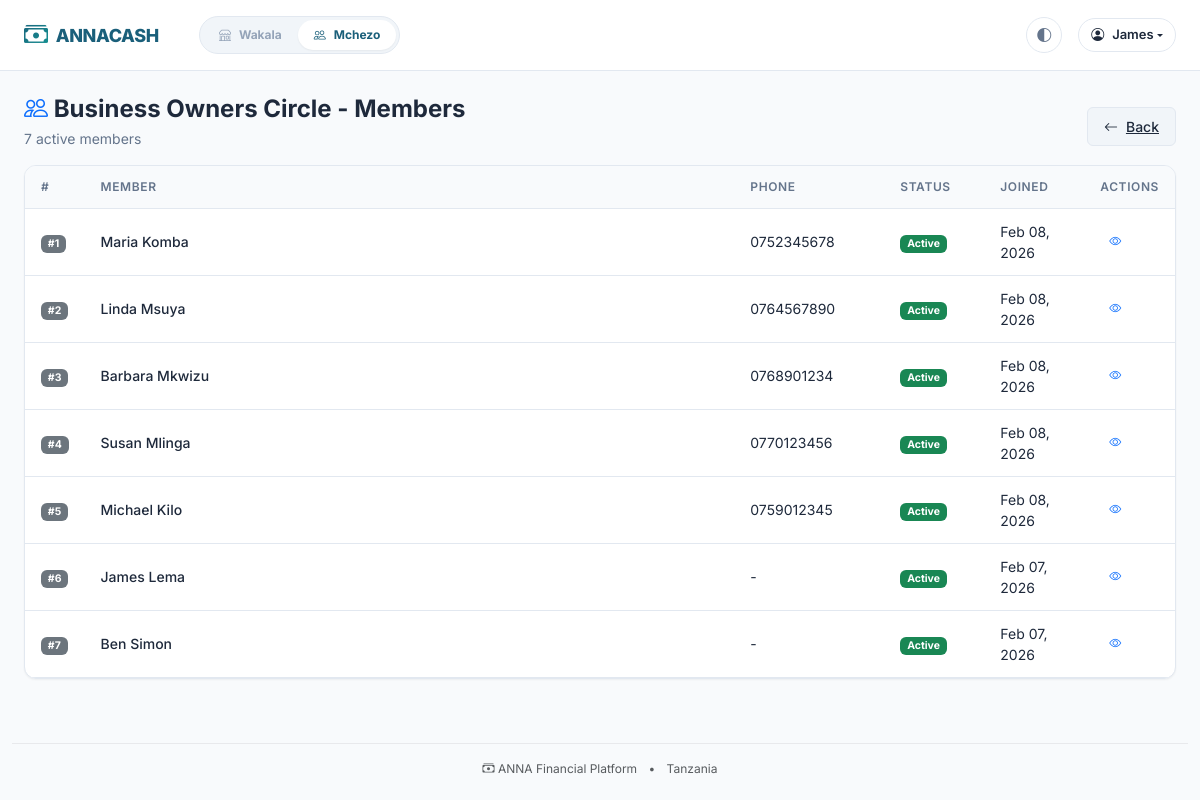
Page /mchezo/9/members/ (signed in) on the committed database.
### accounts/models.py (models this page shows, shortened)
class User(AbstractBaseUser, PermissionsMixin):
    email = models.EmailField(unique=True)
    phone_number = models.CharField(max_length=20, unique=True, blank=True, null=True)
    first_name = models.CharField(max_length=100)
    last_name = models.CharField(max_length=100)
    is_active = models.BooleanField(default=True)
    is_staff = models.BooleanField(default=False)
    is_superuser = models.BooleanField(default=False)
    date_joined = models.DateTimeField(default=timezone.now)
    last_login = models.DateTimeField(blank=True, null=True)
    profile_image = models.ImageField(upload_to="profiles/", blank=True, null=True)
    bio = models.TextField(blank=True)
    timezone = models.CharField(max_length=50, default="Africa/Nairobi")
    national_id = models.CharField(max_length=20, blank=True, null=True)
    region = models.CharField(max_length=100, blank=True)
    district = models.CharField(max_length=100, blank=True)
    objects = UserManager()
    USERNAME_FIELD = "email"
    REQUIRED_FIELDS = ["first_name", "last_name"]
    class Meta:
        verbose_name = "User"
        verbose_name_plural = "Users"
        ordering = ["-date_joined"]
    def get_full_name(self):
        return f"{self.first_name} {self.last_name}".strip()

### mchezo/models.py (models this page shows, shortened)
class Group(AuditableModel):
    name = models.CharField(max_length=200)
    description = models.TextField(blank=True)
    contribution_amount = models.DecimalField(
        max_digits=15, decimal_places=2, validators=[MinValueValidator(100)]
    )
    social_fund_contribution = models.DecimalField(
        max_digits=15,
        decimal_places=2,
        default=0,
        help_text="Fixed amount for 'Mfuko wa Jamii' per period",
    )
    late_fine_amount = models.DecimalField(
        max_digits=15,
        decimal_places=2,
        default=0,
        help_text="Standard fine for late contributions",
    )
    contribution_frequency = models.CharField(
        max_length=20,
        choices=[
            ("daily", "Daily"),
            ("weekly", "Weekly"),
            ("biweekly", "Bi-weekly"),
            ("monthly", "Monthly"),
        ],
        default="weekly",
    )
    max_members = models.PositiveIntegerField(default=10)
    contribution_day = models.PositiveIntegerField(
        help_text="Day of week (1=Monday, 7=Sunday) or day of month", default=1
    )
    contribution_time = models.TimeField(default=timezone.now)
    is_active = models.BooleanField(default=True)
    is_open = models.BooleanField(default=True, help_text="Allow new members to join")
    payout_order_method = models.CharField(
        max_length=30,
        choices=[
            ("random", "Random"),
            ("fixed", "Fixed (members choose)"),
            ("bidding", "Bidding (highest bidder wins)"),
            ("sequential", "Sequential (first come, first served)"),
        ],
        default="random",
    )
    class Meta:
        verbose_name = "Group"
        verbose_name_plural = "Groups"
        ordering = ["name"]

class Membership(AuditableModel):
    STATUS_CHOICES = [
        ("active", "Active"),
        ("completed", "Completed"),
        ("withdrawn", "Withdrawn"),
        ("defaulted", "Defaulted"),
    ]
    group = models.ForeignKey(
        Group, on_delete=models.CASCADE, related_name="memberships"
    )
    user = models.ForeignKey(
        settings.AUTH_USER_MODEL,
        on_delete=models.CASCADE,
        related_name="mchezo_memberships",
    )
    status = models.CharField(max_length=20, choices=STATUS_CHOICES, default="active")
    join_date = models.DateField(default=timezone.now)
    exit_date = models.DateField(blank=True, null=True)
    payout_order = models.PositiveIntegerField(
        null=True, blank=True, help_text="Position in payout order (1=first payout)"
    )
    phone_number = models.CharField(max_length=20, blank=True)
    alternate_phone = models.CharField(max_length=20, blank=True)
    emergency_contact_name = models.CharField(max_length=200, blank=True)
    emergency_contact_phone = models.CharField(max_length=20, blank=True)
    class Meta:
        unique_together = ("group", "user")
        ordering = ["payout_order"]
        verbose_name = "Membership"
        verbose_name_plural = "Memberships"

### mchezo/views.py (the view)
class MchezoMemberListView(ListView):
    model = Membership
    template_name = "mchezo/member_list.html"
    context_object_name = "memberships"
    def get_queryset(self):
        group_id = self.kwargs["group_id"]
        return Membership.objects.filter(
            group_id=group_id, is_deleted=False, status="active"
        ).select_related("user")
    def get_context_data(self, **kwargs):
        context = super().get_context_data(**kwargs)
        group = get_object_or_404(Group, pk=self.kwargs["group_id"])
        context["group"] = group
        return context

### core/context_processors.py (called while the page is built, shortened)
def navigation_context(request):
    from core.models import WakalaRole, MchezoRole
    wakala_roles = WakalaRole.objects.filter(
        user=request.user, is_active=True
    ).select_related("wakala")
    wakalas = [role.wakala for role in wakala_roles]
    mchezo_roles = MchezoRole.objects.filter(
        user=request.user, is_active=True
    ).select_related("group")
    mchezo_groups = [role.group for role in mchezo_roles]
    return {
        "wakalas": wakalas,
        "mchezo_groups": mchezo_groups,
        "has_wakala_access": len(wakalas) > 0,
        "has_mchezo_access": len(mchezo_groups) > 0,
    }

### core/models.py (called while the page is built)
    def get_queryset(self):
        return super().get_queryset().filter(is_deleted=False)

### core/permissions.py (called while the page is built)
def has_mchezo_role(user, group, roles):
    from core.models import MchezoRole
    if user.is_superuser:
        return True
    return MchezoRole.objects.filter(
        user=user, group=group, role__in=roles, is_active=True
    ).exists()

### core/templatetags/permissions.py (called while the page is built)
@register.simple_tag
def can_manage_members(user, group):
    if user.is_superuser:
        return True
    from core.permissions import has_mchezo_role
    return has_mchezo_role(user, group, ["admin"])

### templates/mchezo/member_list.html (shortened to what this page needs)
{% extends 'base.html' %}
{% load permissions %}
{% block content %}
<div class="anna-page-header">
    <div class="d-flex justify-content-between align-items-start flex-wrap">
        <div class="me-3">
            <h4 class="anna-page-title">
                <i class="bi bi-people text-primary"></i> {{ group.name }} - Members
            </h4>
            <p class="anna-page-subtitle">{{ group.memberships.count }} active members</p>
        </div>
        <div class="anna-page-actions">
            <a href="{% url 'dashboard:mchezo' group_id=group.id %}" class="anna-btn anna-btn-secondary">
                <i class="bi bi-arrow-left"></i> <span class="d-none d-sm-inline">Back</span>
            </a>
            {% can_manage_members user group as can_manage %}
        </div>
    </div>
</div>
<div class="anna-card">
    <div class="anna-card-body p-0">
        {% if memberships %}
        <div class="table-responsive">
            <table class="anna-table mb-0">
                <thead>
                    <tr>
                        <th style="width: 50px;">#</th>
                        <th>Member</th>
                        <th class="d-none d-md-table-cell" style="width: 150px;">Phone</th>
                        <th style="width: 100px;">Status</th>
                        <th style="width: 100px;">Joined</th>
                        <th style="width: 60px;">Actions</th>
                    </tr>
                </thead>
                <tbody>
                    {% for membership in memberships %}
                    <tr>
                        <td>
                            <span class="badge bg-secondary">#{{ membership.payout_order|default:forloop.counter }}</span>
                        </td>
                        <td>
                            <div class="fw-medium">{{ membership.user.get_full_name }}</div>
                        </td>
                        <td class="d-none d-md-table-cell">{{ membership.phone_number|default:"-" }}</td>
                        <td>
                            {% if membership.status == 'active' %}
                            <span class="badge bg-success">Active</span>
                            {% elif membership.status == 'defaulted' %}
                            <span class="badge bg-danger">Defaulted</span>
                            {% elif membership.status == 'completed' %}
                            <span class="badge bg-info">Completed</span>
                            {% elif membership.status == 'withdrawn' %}
                            <span class="badge bg-warning">Withdrawn</span>
                            {% else %}
                            <span class="badge bg-secondary">{{ membership.status|title }}</span>
                            {% endif %}
                        </td>
                        <td>{{ membership.join_date|date:"M d, Y" }}</td>
                        {% if can_manage %}
                        <td>
                            <a href="{% url 'mchezo:edit_member' group_id=group.id membership_id=membership.id %}" class="anna-btn anna-btn-sm anna-btn-icon" title="Edit">
                                <i class="bi bi-pencil"></i>
                            </a>
                        </td>
                        {% else %}
                        <td>
                            <a href="{% url 'mchezo:member_detail' group_id=group.id membership_id=membership.id %}" class="anna-btn anna-btn-sm anna-btn-icon" title="View">
                                <i class="bi bi-eye"></i>
                            </a>
                        </td>
                        {% endif %}
                    </tr>
                    {% endfor %}
                </tbody>
            </table>
        </div>
        {% endif %}
    </div>
</div>
{% endblock %}

### templates/base.html (shortened to what this page needs)
<!DOCTYPE html>
<html lang="sw">
<head>
    {% load static %}
    <link href="https://cdn.jsdelivr.net/npm/bootstrap@5.3.0/dist/css/bootstrap.min.css" rel="stylesheet">
    <link href="https://cdn.jsdelivr.net/npm/bootstrap-icons@1.11.0/font/bootstrap-icons.css" rel="stylesheet">
    <link href="{% static 'css/variables.css' %}" rel="stylesheet">
    <link href="{% static 'css/anna.css' %}" rel="stylesheet">
</head>
<body>
    <nav class="navbar navbar-expand-lg anna-navbar">
        <div class="container-fluid px-3 px-lg-4">
            <a class="navbar-brand anna-navbar-brand" href="/">
                <i class="bi bi-cash-stack"></i> ANNACASH
            </a>
            {% if user.is_authenticated %}
            <div class="collapse navbar-collapse" id="navbarNav">
                <div class="anna-app-switcher ms-lg-4 me-auto d-none d-lg-flex">
                    {% if has_wakala_access %}
                    <a href="{% url 'dashboard:app_switcher' %}?app=wakala" class="anna-app-switcher-btn {% if request.path|slice:':8' == '/wakala' or '/wakala/' in request.path %}active{% endif %}">
                        <i class="bi bi-shop"></i> Wakala
                    </a>
                    {% endif %}
                    {% if has_mchezo_access %}
                    <a href="{% url 'dashboard:app_switcher' %}?app=mchezo" class="anna-app-switcher-btn {% if request.path|slice:':7' == '/mchezo' or '/mchezo/' in request.path %}active{% endif %}">
                        <i class="bi bi-people"></i> Mchezo
                    </a>
                    {% endif %}
                </div>
                <div class="d-flex flex-column flex-lg-row align-items-lg-center gap-3 mt-3 mt-lg-0 ms-auto">
                    <button class="theme-toggle d-none d-lg-flex" title="Cycle theme">
                        <i class="bi bi-circle-half"></i>
                    </button>
                    <div class="dropdown d-none d-lg-block">
                        <button class="anna-user-menu-btn dropdown-toggle d-flex align-items-center" type="button" data-bs-toggle="dropdown" aria-expanded="false">
                            <i class="bi bi-person-circle me-2"></i>
                            <span class="d-none d-sm-inline">{{ user.first_name|default:user.email|truncatechars:15 }}</span>
                        </button>
                    </div>
                </div>
            </div>
            {% endif %}
        </div>
    </nav>
    <main class="container-fluid px-3 px-lg-4 py-4">
        {% block content %}{% endblock %}
    </main>
    <footer class="text-center py-4 text-muted" style="font-size: 0.75rem;">
        <div class="container-fluid">
            <hr class="my-3" style="opacity: 0.1;">
            <p class="mb-0">
                <i class="bi bi-cash-stack"></i> ANNA Financial Platform
                <span class="mx-2">•</span>
                Tanzania
            </p>
        </div>
    </footer>
</body>
</html>

### static/css/variables.css (style rules this page uses)
:root { --anna-primary: #1a5f7a; --anna-primary-dark: #0d4a5f; --anna-primary-light: #2d7d9a; --anna-secondary: #159895; --anna-secondary-dark: #0e7a77; --anna-secondary-light: #2db3ae; --anna-accent: #57c5b6; --anna-accent-dark: #3ba89f; --anna-accent-light: #7dd4c8; --anna-success: #10b981; --anna-success-light: #d1fae5; --anna-success-dark: #059669; --anna-warning: #f59e0b; --anna-warning-light: #fef3c7; --anna-warning-dark: #d97706; --anna-danger: #ef4444; --anna-danger-light: #fee2e2; --anna-danger-dark: #dc2626; --anna-info: #3b82f6; --anna-info-light: #dbeafe; --anna-info-dark: #2563eb; --anna-bg-primary: #ffffff; --anna-bg-secondary: #f8fafc; --anna-bg-tertiary: #f1f5f9; --anna-text-primary: #1e293b; --anna-text-secondary: #64748b; --anna-text-tertiary: #94a3b8; --anna-border: #e2e8f0; --anna-border-dark: #cbd5e1; --anna-role-owner: #1e40af; --anna-role-manager: #166534; --anna-role-agent: #0e7490; --anna-role-admin: #b45309; --anna-role-treasurer: #166534; --anna-role-member: #6b7280; --anna-balance-positive: #059669; --anna-balance-negative: #dc2626; --anna-balance-neutral: #64748b; --anna-day-open: #10b981; --anna-day-closed: #6b7280; --anna-day-closing: #f59e0b; --anna-shadow-sm: 0 1px 2px 0 rgb(0 0 0 / 0.05); --anna-shadow: 0 1px 3px 0 rgb(0 0 0 / 0.1), 0 1px 2px -1px rgb(0 0 0 / 0.1); --anna-shadow-md: 0 4px 6px -1px rgb(0 0 0 / 0.1), 0 2px 4px -2px rgb(0 0 0 / 0.1); --anna-shadow-lg: 0 10px 15px -3px rgb(0 0 0 / 0.1), 0 4px 6px -4px rgb(0 0 0 / 0.1); --anna-shadow-xl: 0 20px 25px -5px rgb(0 0 0 / 0.1), 0 8px 10px -6px rgb(0 0 0 / 0.1); --anna-radius-sm: 0.25rem; --anna-radius: 0.375rem; --anna-radius-md: 0.5rem; --anna-radius-lg: 0.75rem; --anna-radius-xl: 1rem; --anna-radius-full: 9999px; --anna-font-sans: 'Inter', -apple-system, BlinkMacSystemFont, 'Segoe UI', Roboto, sans-serif; --anna-font-mono: 'JetBrains Mono', 'Fira Code', 'SF Mono', Consolas, monospace; --anna-space-1: 0.25rem; --anna-space-2: 0.5rem; --anna-space-3: 0.75rem; --anna-space-4: 1rem; --anna-space-5: 1.25rem; --anna-space-6: 1.5rem; --anna-space-8: 2rem; --anna-space-10: 2.5rem; --anna-space-12: 3rem; --anna-transition-fast: 150ms ease; --anna-transition: 200ms ease; --anna-transition-slow: 300ms ease; --anna-z-dropdown: 1000; --anna-z-sticky: 1020; --anna-z-fixed: 1030; --anna-z-modal-backdrop: 1040; --anna-z-modal: 1050; --anna-z-popover: 1060; --anna-z-tooltip: 1070; }
.anna-card { background: var(--anna-bg-primary); border: 1px solid var(--anna-border); border-radius: var(--anna-radius-lg); box-shadow: var(--anna-shadow-sm); transition: all var(--anna-transition); }
.anna-btn { display: inline-flex; align-items: center; justify-content: center; gap: var(--anna-space-2); padding: var(--anna-space-2) var(--anna-space-4); font-size: 0.875rem; font-weight: 500; border-radius: var(--anna-radius); border: 1px solid transparent; cursor: pointer; transition: all var(--anna-transition-fast); white-space: nowrap; }
.anna-btn-secondary { background: var(--anna-bg-tertiary); color: var(--anna-text-primary); border-color: var(--anna-border); }
.anna-btn-sm { padding: var(--anna-space-1) var(--anna-space-3); font-size: 0.75rem; }
.anna-btn-icon { padding: var(--anna-space-2); aspect-ratio: 1; }

### templates/base.html (style rules this page uses)
:root { --anna-primary: #1a5f7a; --anna-secondary: #159895; --anna-accent: #57c5b6; }
body { font-family: 'Inter', system-ui, sans-serif; }
.theme-toggle { cursor: pointer; padding: 8px 12px; border-radius: 50%; transition: all 0.3s; }

### rows in the picture
User: first_name "James"
Group: name "Business Owners Circle", memberships.count "7"
Membership: payout_order "1", user.get_full_name "Maria Komba", phone_number "0752345678", status "Active", join_date "Feb 08, 2026"
Membership: payout_order "2", user.get_full_name "Linda Msuya", phone_number "0764567890", status "Active", join_date "Feb 08, 2026"
Membership: payout_order "3", user.get_full_name "Barbara Mkwizu", phone_number "0768901234", status "Active", join_date "Feb 08, 2026"
Membership: payout_order "4", user.get_full_name "Susan Mlinga", phone_number "0770123456", status "Active", join_date "Feb 08, 2026"
Membership: payout_order "5", user.get_full_name "Michael Kilo", phone_number "0759012345", status "Active", join_date "Feb 08, 2026"
Membership: payout_order "6", user.get_full_name "James Lema", phone_number "-", status "Active", join_date "Feb 07, 2026"
Membership: payout_order "7", user.get_full_name "Ben Simon", phone_number "-", status "Active", join_date "Feb 07, 2026"
